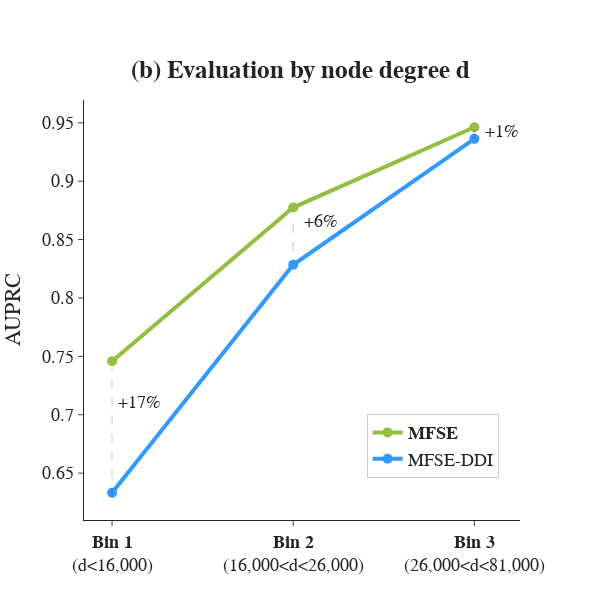

Source (notebook cell):
### Markdown cell above
## Plot

### Code cell
import plotly.graph_objects as go

data = [go.Scatter(x=total_df['node_degree'], y=total_df['AUPRC'], name='<b>MFSE</b>', line=dict(color='#93be41', width=4), marker=dict(size=10)),
        go.Scatter(x=total_df['node_degree'], y=total_df['AUPRC_DDIOnly'], name='MFSE-DDI', line=dict(color='#3399ff',width=4), marker=dict(size=10)),
       ]
fig = go.Figure(data=data)
fig.update_layout(template='simple_white', title='<b>(b) Evaluation by node degree d</b>', yaxis_title='AUPRC', title_x=0.5, title_y=0.9,
                  width=600, height=600, legend=dict(x=.65,y=.1,bordercolor="Black",borderwidth=.2), font=dict(family="Arial", size=18))
fig.update_xaxes(type='category')
fig.add_shape(type="line", x0=0, y0=0.63, x1=0, y1=0.74, line_width=0.7, line_dash="dash", line_color="black")
fig.add_shape(type="line", x0=1, y0=0.84, x1=1, y1=0.87, line_width=0.7, line_dash="dash", line_color="black")
fig.add_shape(type="line", x0=2, y0=0.936, x1=2, y1=0.944, line_width=0.7, line_dash="dash", line_color="black")
fig.add_annotation(x=0.15, y=0.71, text="+17%", showarrow=False, font=dict(size=18))
fig.add_annotation(x=1.15, y=0.865, text="+6%", showarrow=False, font=dict(size=18))
fig.add_annotation(x=2.15, y=0.942, text="+1%", showarrow=False, font=dict(size=18))

fig.show()

### Figure 1 — Plotly figure (JSON) as saved in the notebook; plotly's stock layout.template omitted (floating-point values rounded to 4 significant figures)
{"data": [{"line": {"color": "#93be41", "width": 4}, "marker": {"size": 10}, "name": "<b>MFSE</b>", "type": "scatter", "x": ["<b>Bin 1</b><br>(d<16,000)", "<b>Bin 2</b><br>(16,000<d<26,000)", "<b>Bin 3</b><br>(26,000<d<81,000)"], "y": [0.7458, 0.8774, 0.9462]}, {"line": {"color": "#3399ff", "width": 4}, "marker": {"size": 10}, "name": "MFSE-DDI", "type": "scatter", "x": ["<b>Bin 1</b><br>(d<16,000)", "<b>Bin 2</b><br>(16,000<d<26,000)", "<b>Bin 3</b><br>(26,000<d<81,000)"], "y": [0.6332, 0.8284, 0.9362]}], "layout": {"annotations": [{"font": {"size": 18}, "showarrow": false, "text": "+17%", "x": 0.15, "y": 0.71}, {"font": {"size": 18}, "showarrow": false, "text": "+6%", "x": 1.15, "y": 0.865}, {"font": {"size": 18}, "showarrow": false, "text": "+1%", "x": 2.15, "y": 0.942}], "font": {"family": "Arial", "size": 18}, "height": 600, "legend": {"bordercolor": "Black", "borderwidth": 0.2, "x": 0.65, "y": 0.1}, "shapes": [{"line": {"color": "black", "dash": "dash", "width": 0.7}, "type": "line", "x0": 0, "x1": 0, "y0": 0.63, "y1": 0.74}, {"line": {"color": "black", "dash": "dash", "width": 0.7}, "type": "line", "x0": 1, "x1": 1, "y0": 0.84, "y1": 0.87}, {"line": {"color": "black", "dash": "dash", "width": 0.7}, "type": "line", "x0": 2, "x1": 2, "y0": 0.936, "y1": 0.944}], "title": {"text": "<b>(b) Evaluation by node degree d</b>", "x": 0.5, "y": 0.9}, "width": 600, "xaxis": {"autorange": true, "range": [-0.156, 2.265], "type": "category"}, "yaxis": {"autorange": true, "range": [0.6098, 0.9695], "title": {"text": "AUPRC"}, "type": "linear"}}}
